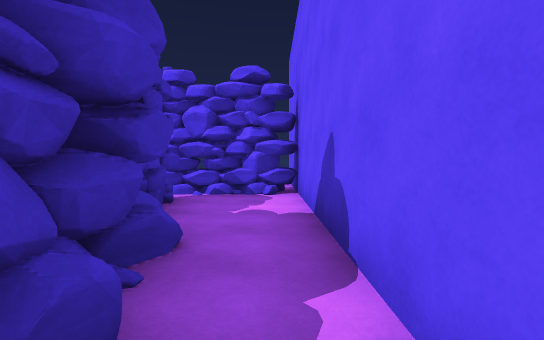
View 1 (above)

19 first-person views from a walk through a Unity game level. The camera is 1.5 m above the floor, tilts 2° down and sees 90° across. The floor is counted in squares, 2.4 m on a side. Each view is taken from the middle of a square. On the plan, view 1 faces up. The plan holds only what a view shows up to about 9 squares ahead; the rest is blank. The place goes on beyond the plan. The player is left out.

View 2
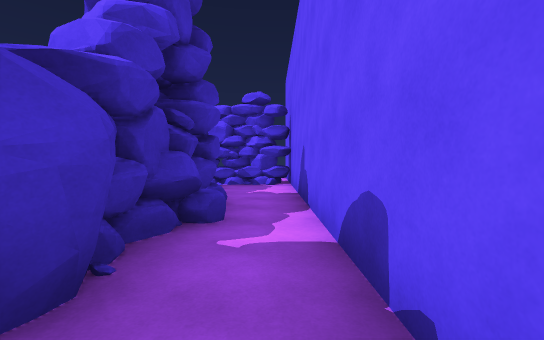

View 3
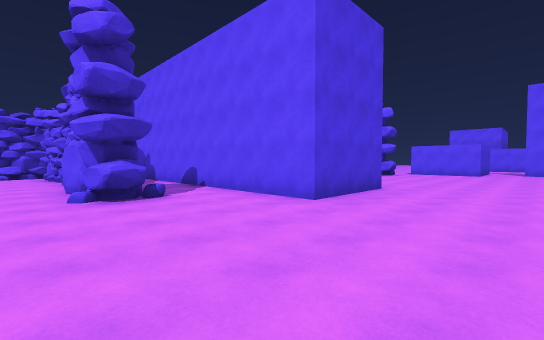

View 4
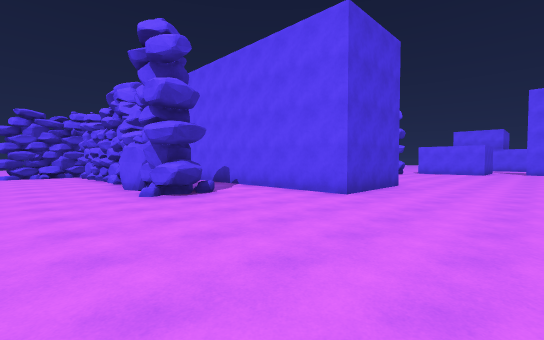

View 5
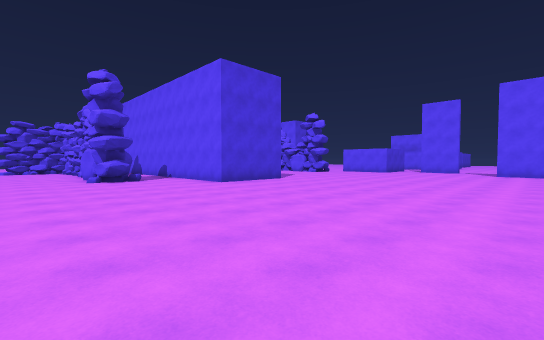

View 6
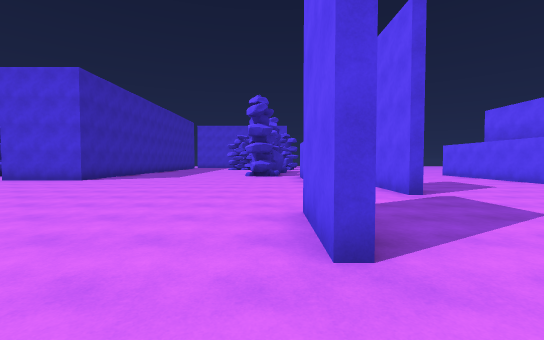

View 7
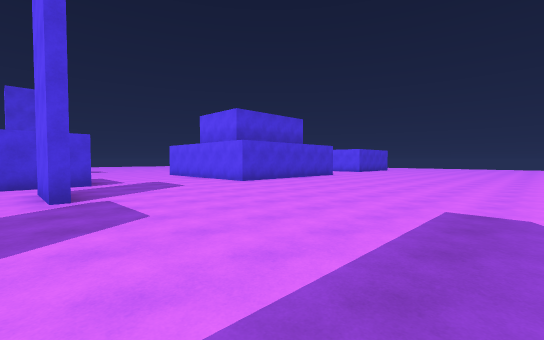

View 8
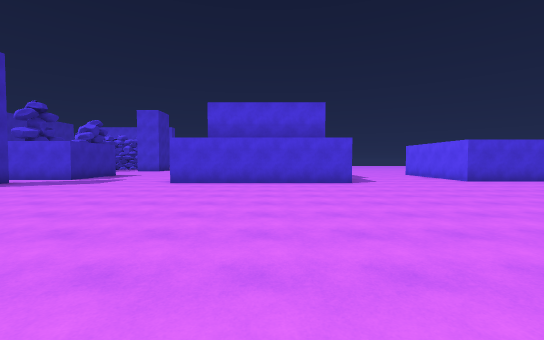

View 9
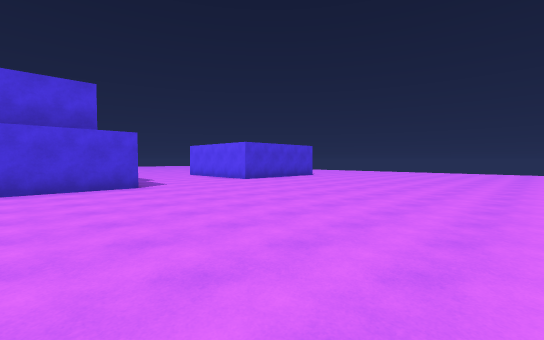

View 10
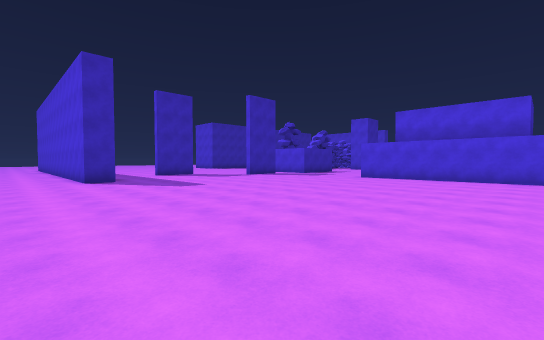

View 11
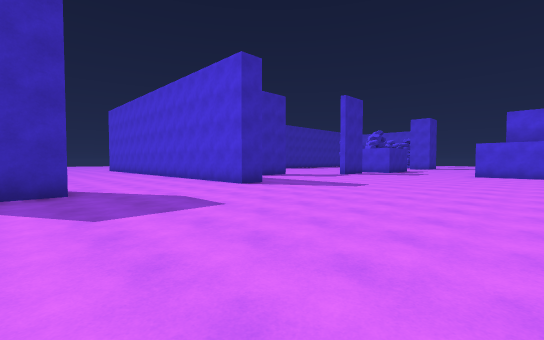

View 12
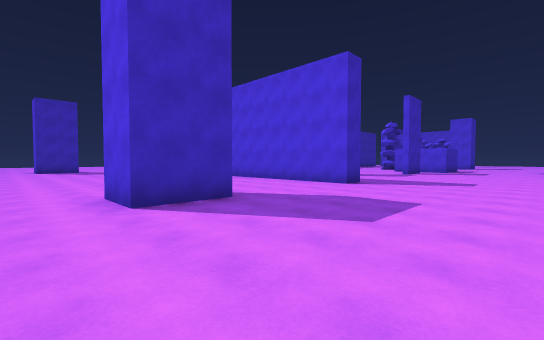

View 13
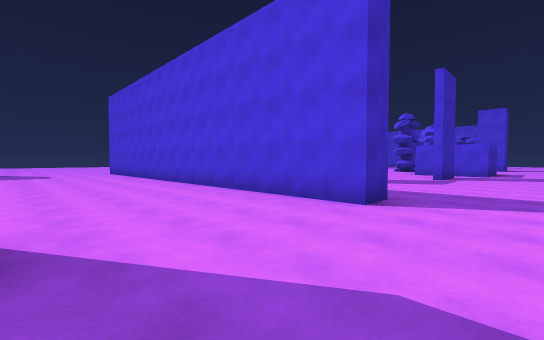

View 14
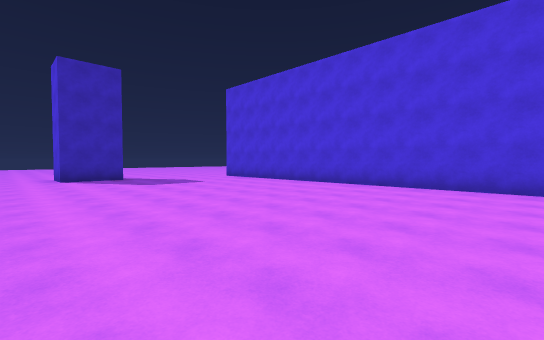

View 15
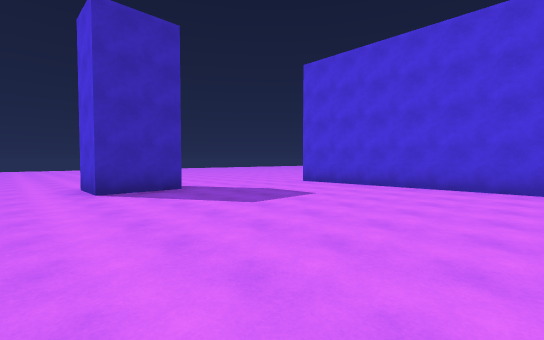

View 16
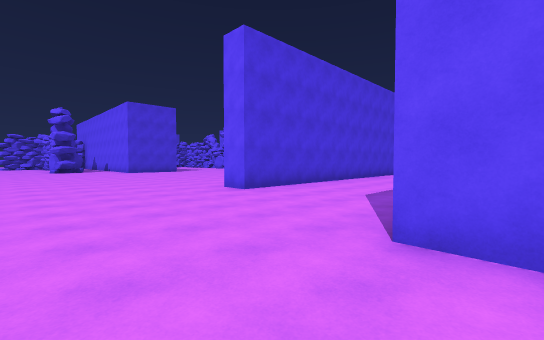

View 17
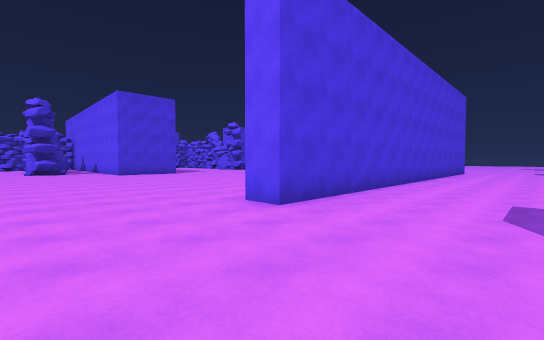

View 18
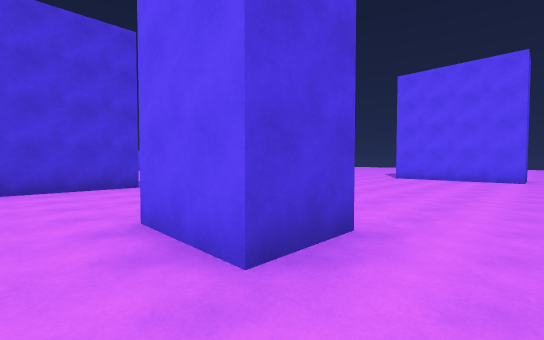

View 19
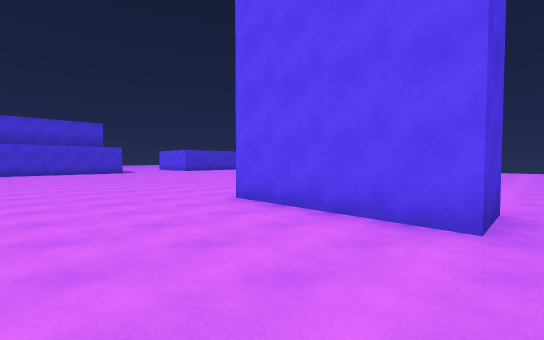

### Floor plan
Points are (right, up) in squares from view 1. A wall is a line through its corners. A room is listed if a view was taken in it or the views show most of it. See-through windows are left out.
Room 1 (view 1)
walls: (-0.6, 2) (-0.9, 1.4); (-0.6, 1.8) (-0.9, 1.2); (-0.7, 2) (-0.8, 1.2) (-0.7, 0.6); (-0.7, 1.6) (-0.9, 1.2); (-0.6, 1) (-1.1, -0.3); (-0.8, 1.1) (-0.7, 0.6); (-0.5, 0.9) (-1.1, -0.1); (-0.5, 0.9) (-1.2, 0); (-0.6, 0.9) (-0.6, 0.1); (-0.5, 0.8) (-1.2, 0.2); (-0.7, 0.5) (-1.2, 0.2); (-0.9, 0.4) (-1, -0.5); (-0.8, 0) (-1, -0.5); (-1.4, 3.9) (-1.6, 3.5); (-1.4, 3.9) (-1.7, 3.5); (-1.4, 3.9) (-1.6, 3.4); (-0.6, -0.6) (-1, -1.3); (-1.5, 4.3) (-1.5, 3.7); (-0.7, -0.7) (-1, -1.2); (-0.1, 4.9) (-0.7, 5.2) (-1, 5); (0.2, 5) (-2.9, 5); (-0.8, 4.9) (-2.5, 5.2); (-0.4, 5) (-0.7, 5.3) (-1.6, 4.8); (0, 5.1) (-1.8, 4.9); (-0.7, 5.2) (-1.9, 4.9); (-0.1, 5.4) (-0.6, 5.2); (0.5, 5.4) (-0.8, 4.9) (-1.4, 5.2) (-1.8, 5); (-1.4, 5.2) (-2.5, 4.9); (0.5, -1.5) (0.5, 5.2) (-0.2, 5) (-0.7, 5.3)
low walls: (-0.8, 0.4) (-1, -0.4)
ways out: opening at (0, -2) to room 2
Room 2 (views 2, 3, 4, 5, 6, 7, 8, 9, 10, 11, 12, 13, 14, 15, 16, 17, 18, 19)
walls: (9.4, -11.4) (9.4, -9.6); (12.2, -13.6) (12.2, -14.4) (-0.2, -14.4) (-0.2, -13.6); (11.5, -8.1) (11.5, -6.5); (12.2, -18.1) (12.2, -19.8) (11, -19.8) (11, -18.1); (12.6, -5.3) (10.5, -5.3); (3, -4) (3, -4.5) (0.5, -4.5) (0.5, -1.5); (-0.6, -18.1) (-0.6, -19.8) (-1.9, -19.8); (21.2, -6.5) (16.2, -6.5); (-1.9, -19.1) (-1.9, -18.1); (21.1, -20.7) (19.8, -20.7) (19.8, -17.2); (-1.4, -2.6) (-1.9, -2.6) (-2.4, -2.2); (-1.4, -2.1) (-1.8, -2.2) (-2.1, -1.8); (-2, -2.6) (-2.2, -1.7); (-1.8, -2.2) (-2.2, -0.4); (-1.9, -2.2) (-1.9, -1.2); (-1.7, 1.5) (-2.1, 4.2); (27.1, -5.9) (24.8, -5.9); (-1.8, 3) (-2.1, 4.1); (-2.5, 4.9) (-4, 5); (-2.5, 4.9) (-2.9, 5); (-3.4, 5.1) (-3.8, 5)
ways out: opening at (0, -2) to room 1; opening at (12, -6); opening at (14.5, -7.8); opening at (23, -7); gap at (-4, 5)

Where each view was taken, in squares from view 1:
view 1: 0 up, 0 right, facing up
view 2: 2 down, 0 right, facing up
view 3: 7 down, 3 left, facing up-right
view 4: 7 down, 4 left, facing up-right
view 5: 11 down, 4 left, facing up-right
view 6: 13 down, 9 right, facing up
view 7: 13 down, 11 right, facing up-right
view 8: 14 down, 19 right, facing up
view 9: 13 down, 19 right, facing up-right
view 10: 16 down, 21 right, facing up-left
view 11: 19 down, 18 right, facing up-left
view 12: 21 down, 16 right, facing up-left
view 13: 18 down, 14 right, facing up-left
view 14: 21 down, 9 right, facing up-left
view 15: 21 down, 5 right, facing up-left
view 16: 19 down, 4 left, facing up-right
view 17: 17 down, 3 left, facing up-right
view 18: 21 down, 10 right, facing up-right
view 19: 21 down, 17 right, facing up-right
